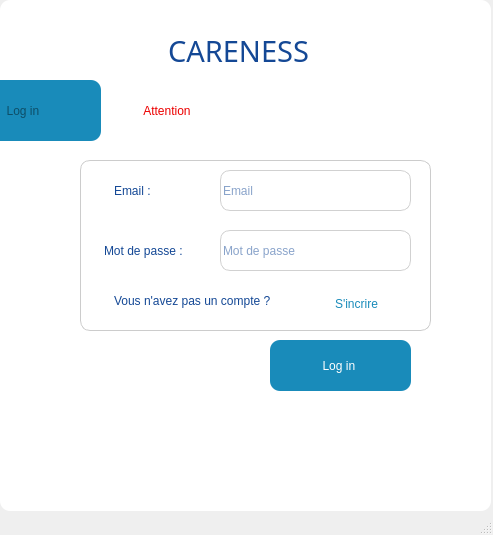
<?xml version="1.0" encoding="UTF-8"?>
<ui version="4.0">
 <class>Login</class>
 <widget class="QMainWindow" name="Login">
  <property name="geometry">
   <rect>
    <x>0</x>
    <y>0</y>
    <width>493</width>
    <height>535</height>
   </rect>
  </property>
  <property name="windowTitle">
   <string>MainWindow</string>
  </property>
  <property name="styleSheet">
   <string notr="true"/>
  </property>
  <widget class="QWidget" name="centralwidget">
   <widget class="QStackedWidget" name="stackedWidget">
    <property name="geometry">
     <rect>
      <x>0</x>
      <y>0</y>
      <width>491</width>
      <height>511</height>
     </rect>
    </property>
    <property name="styleSheet">
     <string notr="true">/****************Combobox**********************/

QComboBox {
   background-color: white ;
    border-radius: 10px;
    border: 1px solid #ccc;
	font: 75 9pt &quot;Times New Roman&quot;;
	color: rgb(25, 139, 186);
}
QComboBox QAbstractItemView {
    border: 10px solid rgb(209, 209, 209) ;
    selection-background-color: rgb(20, 175, 218);
    border-radius: 5px;

}

QComboBox:editable {
    background: white;
}

QComboBox:!editable, QComboBox::drop-down:editable {
     background: white;
	
}

/* QComboBox gets the &quot;on&quot; state when the popup is open */
QComboBox:!editable:on, QComboBox::drop-down:editable:on {
background:#D1D1D1;
}

QComboBox:on { /* shift the text when the popup opens */
    padding-top: 100px;
    padding-left: 100px;
}

QComboBox::drop-down {
    subcontrol-origin: padding;
    subcontrol-position: top right;
    width: 30px;
   border-left-width: 1px;
    border-left-color: #D1D1D1;
    border-left-style: solid; /* just a single line */
    border-top-right-radius: 3px; /* same radius as the QComboBox */
    border-bottom-right-radius: 3px;
}

QComboBox::drop-down:hover {
     subcontrol-origin: padding;
    subcontrol-position: top right;
    width: 30px;
    border-left-width: 1px;
    border-left-color: #D1D1D1;
    border-left-style: solid; /* just a single line */
    border-top-right-radius: 3px; /* same radius as the QComboBox */
    border-bottom-right-radius: 3px;
	background-color: rgb(209, 209, 209);
}

QComboBox::down-arrow {
	image: url(:/new/prefix1/Images/angle-petit-bas.png);
}

QComboBox::down-arrow:on { /* shift the arrow when popup is open */
image:url(:/new/prefix1/Images/angle-petit-haut.png);
    top: 1px;
    left: 1px;
}
QDateEdit{
border-radius: 10px;
    border: 1px solid transparent;
	color: rgb(25, 139, 186);

}
QCheckBox{
  spacing: 5px;

    outline: none;

   

    margin-bottom: 2px;
	color: rgb(20, 72, 149);
}
QCheckBox::indicator{
border-radius: 10px;
    border: 1px solid #D1D1D1;
}
QSpinBox{
	color: rgb(20, 72, 149);
}
/****************Buttons**********************/
QPushButton{
	background-color: rgb(25, 139, 186);
	border-radius:10px;
	color: rgb(255, 255, 255);
	 border-width: 2px;
	font: 75 10pt &quot;Times New Roman&quot;;

}


QPushButton:hover {
background-color: rgb(20, 175, 218);

}

QPushButton:pressed {
	background-color: rgb(255, 255, 255);
	color: rgb(20, 175, 218);
	border:1px solid rgb(20, 175, 218);
}

QPushButton:checked{
    border-color: #6A6969;
	background-color: rgb(20, 175, 218);
}
/****************Frame********************/
QFrame{
	background-color: white ;
    border-radius: 10px;
    border: transparent;
	font: 75 10pt &quot;Times New Roman&quot;;

}

/****************QDialog********************/
QDialog{
	background-color: rgb(25, 139, 186);

}


/****************QLabel********************/
QLabel{
    border: 1px solid transparent ;
	color: rgb(20, 72, 149);
}
/****************QLineEdit********************/
QLineEdit{

	border-radius:10px;
	border:1px solid;
	border-color: rgb(209, 209, 209);
color: rgb(20, 72, 149);

}
/****************QGroupBox********************/
QGroupBox{
background-color: white ;
    border-radius: 10px;
    border: 1px solid #ccc;
	font: 75 10pt &quot;Times New Roman&quot;;
		
	color: rgb(25, 139, 186);

}

/*****************QStackedWidget*******************/


QStackedWidget{
border:transparent;
	

}


/*****************Progress bar*******************/
QProgressBar:horizontal {

    border-radius: 6px;
    border: 1px solid #3A3939;
    text-align: center;
    padding: 1px;
	background-color: rgb(209, 209, 209);
}

QProgressBar::chunk:horizontal {
    border-radius: 6px;
	background-color: rgb(142, 191, 46);
}
/*****************Radio buttons*******************/
QRadioButton{
	font: 9pt &quot;Times New Roman&quot;;
	color: rgb(25, 139, 186);
}</string>
    </property>
    <property name="currentIndex">
     <number>0</number>
    </property>
    <widget class="QWidget" name="page_7">
     <widget class="QFrame" name="frame">
      <property name="geometry">
       <rect>
        <x>0</x>
        <y>80</y>
        <width>491</width>
        <height>351</height>
       </rect>
      </property>
      <property name="frameShape">
       <enum>QFrame::StyledPanel</enum>
      </property>
      <property name="frameShadow">
       <enum>QFrame::Raised</enum>
      </property>
      <widget class="QLabel" name="label_16">
       <property name="geometry">
        <rect>
         <x>-10</x>
         <y>0</y>
         <width>111</width>
         <height>61</height>
        </rect>
       </property>
       <property name="toolTip">
        <string/>
       </property>
       <property name="styleSheet">
        <string notr="true">background-color: rgb(25, 139, 186);
color: rgb(13, 78, 104);
font: 75 12pt &quot;Times New Roman&quot;;
border:1 px solid rgb(25, 139, 186) ;
</string>
       </property>
       <property name="text">
        <string>     Log in </string>
       </property>
      </widget>
      <widget class="QPushButton" name="pushButton_4">
       <property name="geometry">
        <rect>
         <x>270</x>
         <y>260</y>
         <width>141</width>
         <height>51</height>
        </rect>
       </property>
       <property name="toolTip">
        <string>Se connecter</string>
       </property>
       <property name="whatsThis">
        <string/>
       </property>
       <property name="accessibleName">
        <string>Se connecter</string>
       </property>
       <property name="text">
        <string>Log in </string>
       </property>
       <property name="shortcut">
        <string/>
       </property>
      </widget>
      <widget class="QLabel" name="Attention">
       <property name="geometry">
        <rect>
         <x>110</x>
         <y>10</y>
         <width>381</width>
         <height>41</height>
        </rect>
       </property>
       <property name="styleSheet">
        <string notr="true">color: rgb(236, 0, 0);
font: 75 10pt &quot;Times New Roman&quot;;</string>
       </property>
       <property name="text">
        <string>         Attention</string>
       </property>
       <property name="scaledContents">
        <bool>false</bool>
       </property>
      </widget>
      <widget class="QGroupBox" name="groupBox">
       <property name="geometry">
        <rect>
         <x>80</x>
         <y>80</y>
         <width>351</width>
         <height>171</height>
        </rect>
       </property>
       <property name="title">
        <string/>
       </property>
       <widget class="QLineEdit" name="mdp">
        <property name="geometry">
         <rect>
          <x>140</x>
          <y>70</y>
          <width>191</width>
          <height>41</height>
         </rect>
        </property>
        <property name="styleSheet">
         <string notr="true"/>
        </property>
        <property name="text">
         <string/>
        </property>
        <property name="echoMode">
         <enum>QLineEdit::Password</enum>
        </property>
        <property name="readOnly">
         <bool>false</bool>
        </property>
        <property name="placeholderText">
         <string>Mot de passe</string>
        </property>
        <property name="clearButtonEnabled">
         <bool>false</bool>
        </property>
       </widget>
       <widget class="QLabel" name="label_9">
        <property name="geometry">
         <rect>
          <x>20</x>
          <y>70</y>
          <width>101</width>
          <height>41</height>
         </rect>
        </property>
        <property name="whatsThis">
         <string>&lt;html&gt;&lt;head/&gt;&lt;body&gt;&lt;p align=&quot;center&quot;&gt;&lt;br/&gt;&lt;/p&gt;&lt;/body&gt;&lt;/html&gt;</string>
        </property>
        <property name="styleSheet">
         <string notr="true"/>
        </property>
        <property name="text">
         <string>Mot de passe :</string>
        </property>
       </widget>
       <widget class="QLabel" name="label_17">
        <property name="geometry">
         <rect>
          <x>30</x>
          <y>10</y>
          <width>101</width>
          <height>41</height>
         </rect>
        </property>
        <property name="whatsThis">
         <string>&lt;html&gt;&lt;head/&gt;&lt;body&gt;&lt;p align=&quot;center&quot;&gt;&lt;br/&gt;&lt;/p&gt;&lt;/body&gt;&lt;/html&gt;</string>
        </property>
        <property name="styleSheet">
         <string notr="true"/>
        </property>
        <property name="text">
         <string>Email :</string>
        </property>
       </widget>
       <widget class="QLineEdit" name="Email">
        <property name="geometry">
         <rect>
          <x>140</x>
          <y>10</y>
          <width>191</width>
          <height>41</height>
         </rect>
        </property>
        <property name="styleSheet">
         <string notr="true"/>
        </property>
        <property name="text">
         <string/>
        </property>
        <property name="readOnly">
         <bool>false</bool>
        </property>
        <property name="placeholderText">
         <string>Email</string>
        </property>
        <property name="clearButtonEnabled">
         <bool>false</bool>
        </property>
       </widget>
       <widget class="QPushButton" name="pushButton_3">
        <property name="geometry">
         <rect>
          <x>230</x>
          <y>130</y>
          <width>93</width>
          <height>28</height>
         </rect>
        </property>
        <property name="styleSheet">
         <string notr="true">/****************Buttons**********************/
QPushButton{
	color: rgb(25, 139, 186);
background-color:transparent;

	
	font: 75 10pt &quot;Times New Roman&quot;;
	border:transparent;
}


QPushButton:hover {
	color: rgb(20, 175, 218);
	font: 75 12pt &quot;Times New Roman&quot;;
}




/****************Frame********************/
QFrame{
	background-color: white ;
    border-radius: 10px;
    border: 1px solid #ccc;
	font: 75 10pt &quot;Times New Roman&quot;;

}

/****************QDialog********************/
QDialog{
	background-color: rgb(25, 139, 186);
}


/****************QLabel********************/
QLabel{
    border: 1px solid transparent ;
	color: rgb(20, 72, 149);
}
/****************QLineEdit********************/
QLineEdit{
	border-radius:10px;
	border:1px solid  #D1D1D1;
color: rgb(20, 72, 149);

}
/****************QGroupBox********************/
QGroupBox{
background-color: white ;
    border-radius: 10px;
    border: 1px solid #ccc;
	font: 75 10pt &quot;Times New Roman&quot;;
}
/*****************QStackedWidget*******************/
QStackedWidget{
	background-color: rgb(25, 139, 186);
}

/*****************Progress bar*******************/
QProgressBar:horizontal {

    border-radius: 6px;
    border: 1px solid #3A3939;
    text-align: center;
    padding: 1px;
	background-color: rgb(209, 209, 209);
}

QProgressBar::chunk:horizontal {
    border-radius: 6px;
	background-color: rgb(142, 191, 46);
}





</string>
        </property>
        <property name="text">
         <string>S'incrire</string>
        </property>
       </widget>
       <widget class="QLabel" name="label_18">
        <property name="geometry">
         <rect>
          <x>30</x>
          <y>120</y>
          <width>211</width>
          <height>41</height>
         </rect>
        </property>
        <property name="whatsThis">
         <string>&lt;html&gt;&lt;head/&gt;&lt;body&gt;&lt;p align=&quot;center&quot;&gt;&lt;br/&gt;&lt;/p&gt;&lt;/body&gt;&lt;/html&gt;</string>
        </property>
        <property name="styleSheet">
         <string notr="true"/>
        </property>
        <property name="text">
         <string>Vous n'avez pas un compte ?</string>
        </property>
       </widget>
      </widget>
     </widget>
     <widget class="QLabel" name="careness">
      <property name="geometry">
       <rect>
        <x>160</x>
        <y>30</y>
        <width>331</width>
        <height>41</height>
       </rect>
      </property>
      <property name="font">
       <font>
        <family>Viner Hand ITC</family>
        <pointsize>22</pointsize>
        <weight>50</weight>
        <italic>false</italic>
        <bold>false</bold>
       </font>
      </property>
      <property name="styleSheet">
       <string notr="true">font: 22pt &quot;Viner Hand ITC&quot;;
background-image: transparent;</string>
      </property>
      <property name="text">
       <string>CARENESS</string>
      </property>
     </widget>
     <widget class="QLabel" name="bienvenu">
      <property name="geometry">
       <rect>
        <x>0</x>
        <y>0</y>
        <width>81</width>
        <height>81</height>
       </rect>
      </property>
      <property name="styleSheet">
       <string notr="true">background-color:transparent;
image: url(:/new/prefix1/images/Logo.png);
</string>
      </property>
      <property name="text">
       <string/>
      </property>
     </widget>
    </widget>
    <widget class="QWidget" name="page_8">
     <widget class="QFrame" name="frame_2">
      <property name="geometry">
       <rect>
        <x>0</x>
        <y>0</y>
        <width>491</width>
        <height>361</height>
       </rect>
      </property>
      <property name="frameShape">
       <enum>QFrame::StyledPanel</enum>
      </property>
      <property name="frameShadow">
       <enum>QFrame::Raised</enum>
      </property>
      <widget class="QLabel" name="label_19">
       <property name="geometry">
        <rect>
         <x>-10</x>
         <y>0</y>
         <width>111</width>
         <height>61</height>
        </rect>
       </property>
       <property name="toolTip">
        <string/>
       </property>
       <property name="styleSheet">
        <string notr="true">background-color: rgb(25, 139, 186);
color: rgb(13, 78, 104);
font: 75 12pt &quot;Times New Roman&quot;;
border:1 px solid rgb(25, 139, 186) ;
</string>
       </property>
       <property name="text">
        <string>     Sign up </string>
       </property>
      </widget>
      <widget class="QLabel" name="label_20">
       <property name="geometry">
        <rect>
         <x>60</x>
         <y>130</y>
         <width>101</width>
         <height>41</height>
        </rect>
       </property>
       <property name="whatsThis">
        <string>&lt;html&gt;&lt;head/&gt;&lt;body&gt;&lt;p align=&quot;center&quot;&gt;&lt;br/&gt;&lt;/p&gt;&lt;/body&gt;&lt;/html&gt;</string>
       </property>
       <property name="styleSheet">
        <string notr="true"/>
       </property>
       <property name="text">
        <string>Mot de passe</string>
       </property>
      </widget>
      <widget class="QLineEdit" name="mdp_2">
       <property name="geometry">
        <rect>
         <x>200</x>
         <y>130</y>
         <width>191</width>
         <height>41</height>
        </rect>
       </property>
       <property name="styleSheet">
        <string notr="true"/>
       </property>
       <property name="text">
        <string/>
       </property>
       <property name="echoMode">
        <enum>QLineEdit::Password</enum>
       </property>
       <property name="readOnly">
        <bool>false</bool>
       </property>
       <property name="placeholderText">
        <string>Mot de passe</string>
       </property>
       <property name="clearButtonEnabled">
        <bool>false</bool>
       </property>
      </widget>
      <widget class="QLabel" name="label_21">
       <property name="geometry">
        <rect>
         <x>90</x>
         <y>70</y>
         <width>101</width>
         <height>41</height>
        </rect>
       </property>
       <property name="whatsThis">
        <string>&lt;html&gt;&lt;head/&gt;&lt;body&gt;&lt;p align=&quot;center&quot;&gt;&lt;br/&gt;&lt;/p&gt;&lt;/body&gt;&lt;/html&gt;</string>
       </property>
       <property name="styleSheet">
        <string notr="true"/>
       </property>
       <property name="text">
        <string>Email</string>
       </property>
      </widget>
      <widget class="QLineEdit" name="email_2">
       <property name="geometry">
        <rect>
         <x>200</x>
         <y>70</y>
         <width>191</width>
         <height>41</height>
        </rect>
       </property>
       <property name="styleSheet">
        <string notr="true"/>
       </property>
       <property name="text">
        <string/>
       </property>
       <property name="readOnly">
        <bool>false</bool>
       </property>
       <property name="placeholderText">
        <string>Email</string>
       </property>
       <property name="clearButtonEnabled">
        <bool>false</bool>
       </property>
      </widget>
      <widget class="QPushButton" name="pushButton_10">
       <property name="geometry">
        <rect>
         <x>230</x>
         <y>290</y>
         <width>141</width>
         <height>51</height>
        </rect>
       </property>
       <property name="text">
        <string>Sign up </string>
       </property>
      </widget>
      <widget class="QLineEdit" name="mdp_3">
       <property name="geometry">
        <rect>
         <x>200</x>
         <y>190</y>
         <width>191</width>
         <height>41</height>
        </rect>
       </property>
       <property name="styleSheet">
        <string notr="true"/>
       </property>
       <property name="text">
        <string/>
       </property>
       <property name="echoMode">
        <enum>QLineEdit::Password</enum>
       </property>
       <property name="readOnly">
        <bool>false</bool>
       </property>
       <property name="placeholderText">
        <string>Confirmer mot de passe</string>
       </property>
       <property name="clearButtonEnabled">
        <bool>false</bool>
       </property>
      </widget>
      <widget class="QLabel" name="label_25">
       <property name="geometry">
        <rect>
         <x>10</x>
         <y>190</y>
         <width>171</width>
         <height>41</height>
        </rect>
       </property>
       <property name="whatsThis">
        <string>&lt;html&gt;&lt;head/&gt;&lt;body&gt;&lt;p align=&quot;center&quot;&gt;&lt;br/&gt;&lt;/p&gt;&lt;/body&gt;&lt;/html&gt;</string>
       </property>
       <property name="styleSheet">
        <string notr="true"/>
       </property>
       <property name="text">
        <string>Confirmer mot de passe</string>
       </property>
      </widget>
      <widget class="QPushButton" name="connect">
       <property name="geometry">
        <rect>
         <x>260</x>
         <y>250</y>
         <width>131</width>
         <height>28</height>
        </rect>
       </property>
       <property name="styleSheet">
        <string notr="true">/****************Buttons**********************/
QPushButton{
	color: rgb(25, 139, 186);
background-color:transparent;

	
	font: 75 10pt &quot;Times New Roman&quot;;
	border:transparent;
}


QPushButton:hover {
	color: rgb(20, 175, 218);
	font: 75 12pt &quot;Times New Roman&quot;;
}




/****************Frame********************/
QFrame{
	background-color: white ;
    border-radius: 10px;
    border: 1px solid #ccc;
	font: 75 10pt &quot;Times New Roman&quot;;

}

/****************QDialog********************/
QDialog{
	background-color: rgb(25, 139, 186);
}


/****************QLabel********************/
QLabel{
    border: 1px solid transparent ;
	color: rgb(20, 72, 149);
}
/****************QLineEdit********************/
QLineEdit{
	border-radius:10px;
	border:1px solid  #D1D1D1;
color: rgb(20, 72, 149);

}
/****************QGroupBox********************/
QGroupBox{
background-color: white ;
    border-radius: 10px;
    border: 1px solid #ccc;
	font: 75 10pt &quot;Times New Roman&quot;;
}
/*****************QStackedWidget*******************/
QStackedWidget{
	background-color: rgb(25, 139, 186);
}

/*****************Progress bar*******************/
QProgressBar:horizontal {

    border-radius: 6px;
    border: 1px solid #3A3939;
    text-align: center;
    padding: 1px;
	background-color: rgb(209, 209, 209);
}

QProgressBar::chunk:horizontal {
    border-radius: 6px;
	background-color: rgb(142, 191, 46);
}





</string>
       </property>
       <property name="text">
        <string>Se connecter</string>
       </property>
      </widget>
      <widget class="QLabel" name="label_26">
       <property name="geometry">
        <rect>
         <x>50</x>
         <y>240</y>
         <width>211</width>
         <height>41</height>
        </rect>
       </property>
       <property name="whatsThis">
        <string>&lt;html&gt;&lt;head/&gt;&lt;body&gt;&lt;p align=&quot;center&quot;&gt;&lt;br/&gt;&lt;/p&gt;&lt;/body&gt;&lt;/html&gt;</string>
       </property>
       <property name="styleSheet">
        <string notr="true"/>
       </property>
       <property name="text">
        <string>Vous n'avez pas un compte ?</string>
       </property>
      </widget>
      <widget class="QLabel" name="Attention_2">
       <property name="geometry">
        <rect>
         <x>130</x>
         <y>10</y>
         <width>341</width>
         <height>41</height>
        </rect>
       </property>
       <property name="styleSheet">
        <string notr="true">color: rgb(236, 0, 0);
font: 75 10pt &quot;Times New Roman&quot;;</string>
       </property>
       <property name="text">
        <string>Attention</string>
       </property>
       <property name="scaledContents">
        <bool>false</bool>
       </property>
      </widget>
     </widget>
    </widget>
    <widget class="QWidget" name="page">
     <widget class="QFrame" name="frame_3">
      <property name="geometry">
       <rect>
        <x>0</x>
        <y>0</y>
        <width>491</width>
        <height>511</height>
       </rect>
      </property>
      <property name="frameShape">
       <enum>QFrame::StyledPanel</enum>
      </property>
      <property name="frameShadow">
       <enum>QFrame::Raised</enum>
      </property>
      <widget class="QLabel" name="label_22">
       <property name="geometry">
        <rect>
         <x>-10</x>
         <y>0</y>
         <width>341</width>
         <height>61</height>
        </rect>
       </property>
       <property name="toolTip">
        <string/>
       </property>
       <property name="styleSheet">
        <string notr="true">background-color: rgb(25, 139, 186);
color: rgb(13, 78, 104);
font: 75 12pt &quot;Times New Roman&quot;;
border:1 px solid rgb(25, 139, 186) ;
</string>
       </property>
       <property name="text">
        <string>       Veuillez completer votre profile</string>
       </property>
      </widget>
      <widget class="QPushButton" name="pushButton_11">
       <property name="geometry">
        <rect>
         <x>320</x>
         <y>440</y>
         <width>141</width>
         <height>51</height>
        </rect>
       </property>
       <property name="text">
        <string>Continuer</string>
       </property>
      </widget>
      <widget class="QGroupBox" name="groupBox_3">
       <property name="geometry">
        <rect>
         <x>60</x>
         <y>90</y>
         <width>371</width>
         <height>321</height>
        </rect>
       </property>
       <property name="title">
        <string>Les information personnelles</string>
       </property>
       <widget class="QLineEdit" name="Prenom">
        <property name="geometry">
         <rect>
          <x>152</x>
          <y>170</y>
          <width>191</width>
          <height>41</height>
         </rect>
        </property>
        <property name="styleSheet">
         <string notr="true"/>
        </property>
        <property name="text">
         <string/>
        </property>
        <property name="readOnly">
         <bool>false</bool>
        </property>
        <property name="placeholderText">
         <string>Prenom</string>
        </property>
        <property name="clearButtonEnabled">
         <bool>false</bool>
        </property>
       </widget>
       <widget class="QLineEdit" name="Nom_2">
        <property name="geometry">
         <rect>
          <x>152</x>
          <y>100</y>
          <width>191</width>
          <height>41</height>
         </rect>
        </property>
        <property name="styleSheet">
         <string notr="true"/>
        </property>
        <property name="text">
         <string/>
        </property>
        <property name="readOnly">
         <bool>false</bool>
        </property>
        <property name="placeholderText">
         <string>Nom</string>
        </property>
        <property name="clearButtonEnabled">
         <bool>false</bool>
        </property>
       </widget>
       <widget class="QLabel" name="Genre_2">
        <property name="geometry">
         <rect>
          <x>32</x>
          <y>250</y>
          <width>101</width>
          <height>41</height>
         </rect>
        </property>
        <property name="font">
         <font>
          <family>Times New Roman</family>
          <pointsize>10</pointsize>
          <weight>9</weight>
          <italic>false</italic>
          <bold>false</bold>
         </font>
        </property>
        <property name="styleSheet">
         <string notr="true"/>
        </property>
        <property name="text">
         <string>     Genre</string>
        </property>
       </widget>
       <widget class="QLabel" name="label_40">
        <property name="geometry">
         <rect>
          <x>22</x>
          <y>30</y>
          <width>101</width>
          <height>41</height>
         </rect>
        </property>
        <property name="whatsThis">
         <string>&lt;html&gt;&lt;head/&gt;&lt;body&gt;&lt;p align=&quot;center&quot;&gt;&lt;br/&gt;&lt;/p&gt;&lt;/body&gt;&lt;/html&gt;</string>
        </property>
        <property name="styleSheet">
         <string notr="true"/>
        </property>
        <property name="text">
         <string>          ID</string>
        </property>
       </widget>
       <widget class="QRadioButton" name="radioButton_3">
        <property name="geometry">
         <rect>
          <x>262</x>
          <y>260</y>
          <width>72</width>
          <height>21</height>
         </rect>
        </property>
        <property name="text">
         <string>Femme</string>
        </property>
       </widget>
       <widget class="QLabel" name="Prenom_2">
        <property name="geometry">
         <rect>
          <x>42</x>
          <y>170</y>
          <width>101</width>
          <height>41</height>
         </rect>
        </property>
        <property name="whatsThis">
         <string>&lt;html&gt;&lt;head/&gt;&lt;body&gt;&lt;p align=&quot;center&quot;&gt;&lt;br/&gt;&lt;/p&gt;&lt;/body&gt;&lt;/html&gt;</string>
        </property>
        <property name="styleSheet">
         <string notr="true"/>
        </property>
        <property name="text">
         <string>Prenom</string>
        </property>
       </widget>
       <widget class="QLineEdit" name="ID_3">
        <property name="geometry">
         <rect>
          <x>151</x>
          <y>30</y>
          <width>191</width>
          <height>41</height>
         </rect>
        </property>
        <property name="styleSheet">
         <string notr="true"/>
        </property>
        <property name="readOnly">
         <bool>false</bool>
        </property>
        <property name="placeholderText">
         <string>ID</string>
        </property>
        <property name="clearButtonEnabled">
         <bool>false</bool>
        </property>
       </widget>
       <widget class="QLabel" name="Nom">
        <property name="geometry">
         <rect>
          <x>52</x>
          <y>100</y>
          <width>101</width>
          <height>41</height>
         </rect>
        </property>
        <property name="whatsThis">
         <string>&lt;html&gt;&lt;head/&gt;&lt;body&gt;&lt;p align=&quot;center&quot;&gt;&lt;br/&gt;&lt;/p&gt;&lt;/body&gt;&lt;/html&gt;</string>
        </property>
        <property name="styleSheet">
         <string notr="true"/>
        </property>
        <property name="text">
         <string>Nom</string>
        </property>
       </widget>
       <widget class="QRadioButton" name="radioButton_4">
        <property name="geometry">
         <rect>
          <x>160</x>
          <y>260</y>
          <width>76</width>
          <height>21</height>
         </rect>
        </property>
        <property name="text">
         <string>Homme</string>
        </property>
       </widget>
      </widget>
      <widget class="QPushButton" name="pushButton_12">
       <property name="geometry">
        <rect>
         <x>20</x>
         <y>440</y>
         <width>141</width>
         <height>51</height>
        </rect>
       </property>
       <property name="styleSheet">
        <string notr="true">/****************Buttons**********************/
QPushButton{
	background-color: rgb(255, 255, 255);
	border-radius:10px;
	border: 1px solid rgb(20, 175, 218);
	color: rgb(25, 139, 186);
	 border-width: 2px;
	font: 75 10pt &quot;Times New Roman&quot;;

}


QPushButton:hover {
	color: rgb(255, 255, 255);
background-color: rgb(20, 175, 218);
	border: 1px solid transparent;


}

QPushButton:pressed {

	background-color: rgb(25, 139, 186);
	border-radius:10px;
	color: rgb(255, 255, 255);
	 border-width: 2px;
	font: 75 10pt &quot;Times New Roman&quot;;

}

</string>
       </property>
       <property name="text">
        <string>Retourner</string>
       </property>
      </widget>
     </widget>
     <widget class="QLabel" name="Gender_label">
      <property name="geometry">
       <rect>
        <x>650</x>
        <y>290</y>
        <width>121</width>
        <height>71</height>
       </rect>
      </property>
      <property name="text">
       <string/>
      </property>
     </widget>
    </widget>
    <widget class="QWidget" name="page_5">
     <widget class="QFrame" name="frame_7">
      <property name="geometry">
       <rect>
        <x>0</x>
        <y>0</y>
        <width>491</width>
        <height>511</height>
       </rect>
      </property>
      <property name="frameShape">
       <enum>QFrame::StyledPanel</enum>
      </property>
      <property name="frameShadow">
       <enum>QFrame::Raised</enum>
      </property>
      <widget class="QLabel" name="label_41">
       <property name="geometry">
        <rect>
         <x>-10</x>
         <y>0</y>
         <width>341</width>
         <height>61</height>
        </rect>
       </property>
       <property name="toolTip">
        <string/>
       </property>
       <property name="styleSheet">
        <string notr="true">background-color: rgb(25, 139, 186);
color: rgb(13, 78, 104);
font: 75 12pt &quot;Times New Roman&quot;;
border:1 px solid rgb(25, 139, 186) ;
</string>
       </property>
       <property name="text">
        <string>       Veuillez completer votre profile</string>
       </property>
      </widget>
      <widget class="QPushButton" name="pushButton_14">
       <property name="geometry">
        <rect>
         <x>320</x>
         <y>440</y>
         <width>141</width>
         <height>51</height>
        </rect>
       </property>
       <property name="text">
        <string>Creér le compte</string>
       </property>
      </widget>
      <widget class="QGroupBox" name="groupBox_5">
       <property name="geometry">
        <rect>
         <x>60</x>
         <y>90</y>
         <width>371</width>
         <height>281</height>
        </rect>
       </property>
       <property name="title">
        <string>Les informations professionnelles</string>
       </property>
       <widget class="QLabel" name="label_43">
        <property name="geometry">
         <rect>
          <x>20</x>
          <y>80</y>
          <width>101</width>
          <height>41</height>
         </rect>
        </property>
        <property name="styleSheet">
         <string notr="true"/>
        </property>
        <property name="text">
         <string>        CIN  </string>
        </property>
       </widget>
       <widget class="QLabel" name="label_42">
        <property name="geometry">
         <rect>
          <x>20</x>
          <y>140</y>
          <width>101</width>
          <height>41</height>
         </rect>
        </property>
        <property name="font">
         <font>
          <family>Times New Roman</family>
          <pointsize>10</pointsize>
          <weight>9</weight>
          <italic>false</italic>
          <bold>false</bold>
         </font>
        </property>
        <property name="styleSheet">
         <string notr="true"/>
        </property>
        <property name="text">
         <string>   Designation</string>
        </property>
       </widget>
       <widget class="QLineEdit" name="cin_4">
        <property name="geometry">
         <rect>
          <x>160</x>
          <y>80</y>
          <width>191</width>
          <height>41</height>
         </rect>
        </property>
        <property name="styleSheet">
         <string notr="true"/>
        </property>
        <property name="placeholderText">
         <string>CIN</string>
        </property>
       </widget>
       <widget class="QComboBox" name="desi_4">
        <property name="geometry">
         <rect>
          <x>160</x>
          <y>140</y>
          <width>191</width>
          <height>41</height>
         </rect>
        </property>
        <item>
         <property name="text">
          <string>Gestion_enfant</string>
         </property>
        </item>
        <item>
         <property name="text">
          <string>Gestion_event</string>
         </property>
        </item>
        <item>
         <property name="text">
          <string>Gestion_partenaire</string>
         </property>
        </item>
        <item>
         <property name="text">
          <string>Gestion_stock</string>
         </property>
        </item>
       </widget>
       <widget class="QLineEdit" name="Tel_2">
        <property name="geometry">
         <rect>
          <x>160</x>
          <y>210</y>
          <width>191</width>
          <height>41</height>
         </rect>
        </property>
        <property name="styleSheet">
         <string notr="true"/>
        </property>
        <property name="inputMask">
         <string/>
        </property>
        <property name="readOnly">
         <bool>false</bool>
        </property>
        <property name="placeholderText">
         <string>Numero de telephone</string>
        </property>
       </widget>
       <widget class="QLabel" name="label_27">
        <property name="geometry">
         <rect>
          <x>40</x>
          <y>210</y>
          <width>121</width>
          <height>41</height>
         </rect>
        </property>
        <property name="styleSheet">
         <string notr="true"/>
        </property>
        <property name="text">
         <string>Numero de tel</string>
        </property>
        <property name="margin">
         <number>1</number>
        </property>
       </widget>
      </widget>
      <widget class="QPushButton" name="pushButton_13">
       <property name="geometry">
        <rect>
         <x>20</x>
         <y>440</y>
         <width>141</width>
         <height>51</height>
        </rect>
       </property>
       <property name="styleSheet">
        <string notr="true">/****************Buttons**********************/
QPushButton{
	background-color: rgb(255, 255, 255);
	border-radius:10px;
	border: 1px solid rgb(20, 175, 218);
	color: rgb(25, 139, 186);
	 border-width: 2px;
	font: 75 10pt &quot;Times New Roman&quot;;

}


QPushButton:hover {
	color: rgb(255, 255, 255);
background-color: rgb(20, 175, 218);
	border: 1px solid transparent;


}

QPushButton:pressed {

	background-color: rgb(25, 139, 186);
	border-radius:10px;
	color: rgb(255, 255, 255);
	 border-width: 2px;
	font: 75 10pt &quot;Times New Roman&quot;;

}

</string>
       </property>
       <property name="text">
        <string>Retourner</string>
       </property>
      </widget>
     </widget>
    </widget>
   </widget>
  </widget>
  <widget class="QMenuBar" name="menubar">
   <property name="geometry">
    <rect>
     <x>0</x>
     <y>0</y>
     <width>493</width>
     <height>22</height>
    </rect>
   </property>
  </widget>
  <widget class="QStatusBar" name="statusbar"/>
 </widget>
 <resources/>
 <connections/>
</ui>
